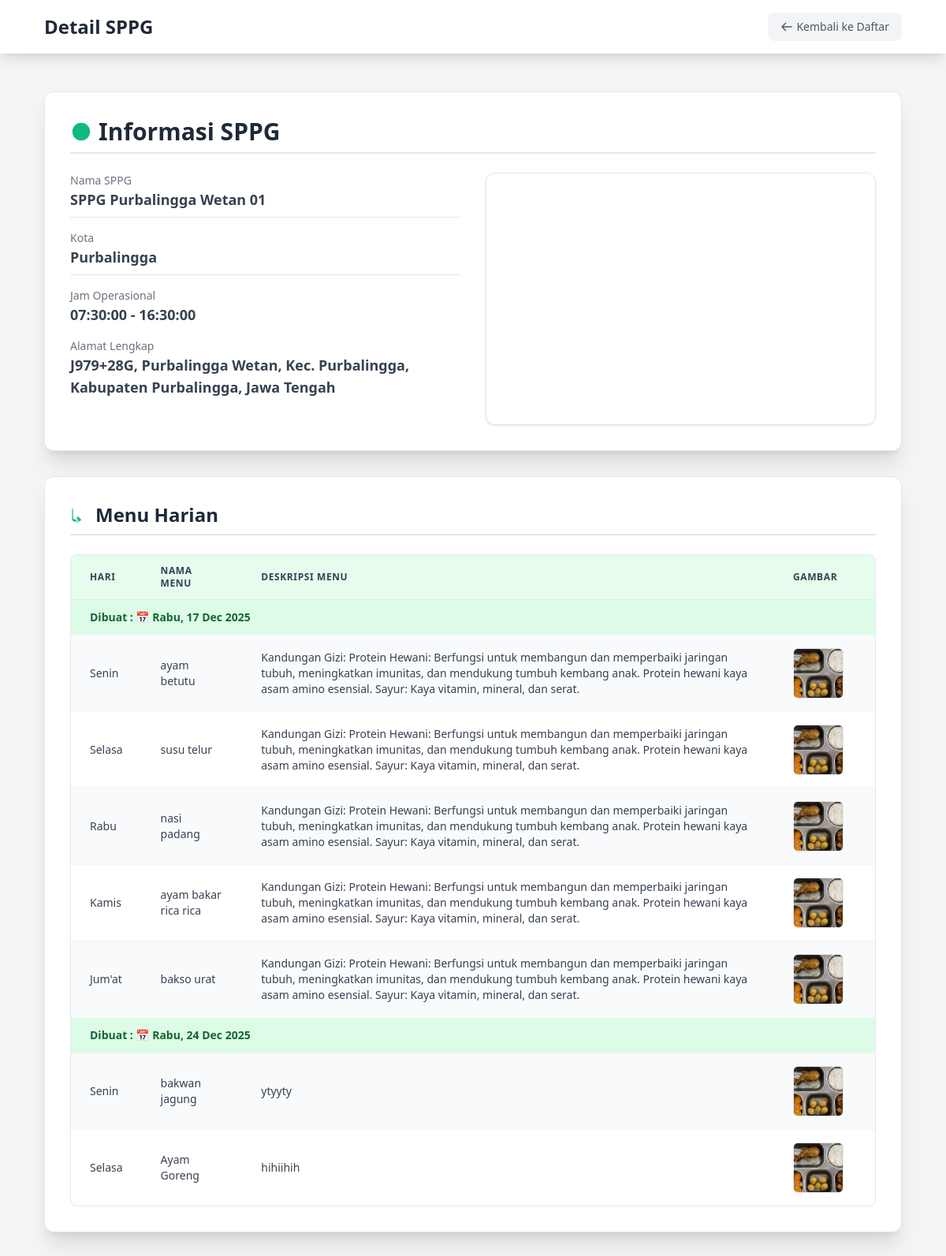
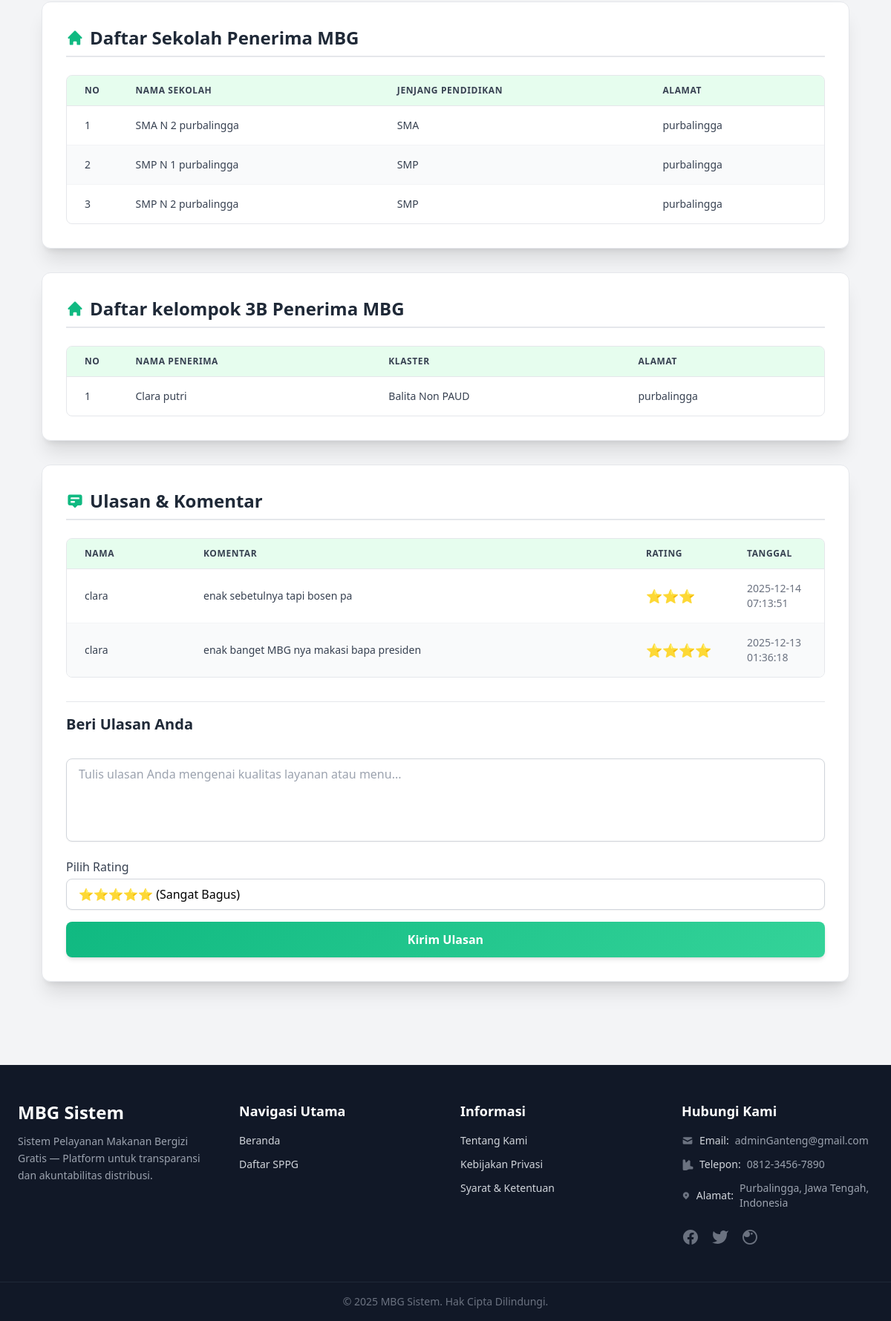
The app's page /User/detail_sppg.php?id=4 with its own data (2 pictures, top to bottom).
### tables this page shows
CREATE TABLE `sppg` (
  `id` int NOT NULL,
  `nama_sppg` varchar(255) NOT NULL,
  `alamat` text NOT NULL,
  `gmaps` text NOT NULL,
  `kota` varchar(100) NOT NULL,
  `jam_buka` time DEFAULT NULL,
  `jam_tutup` time DEFAULT NULL,
  `waktu` datetime NOT NULL
);

CREATE TABLE `menu_sppg` (
  `id` int NOT NULL,
  `sppg_id` int NOT NULL,
  `hari` int NOT NULL,
  `nama_menu` varchar(255) NOT NULL,
  `deskripsi_menu` text NOT NULL,
  `image` varchar(255) DEFAULT NULL,
  `waktu` datetime DEFAULT NULL,
  `tanggal` date DEFAULT NULL,
  `updated_at` datetime DEFAULT CURRENT_TIMESTAMP ON UPDATE CURRENT_TIMESTAMP
);

CREATE TABLE `sekolah` (
  `id` int NOT NULL,
  `sppg_id` int NOT NULL,
  `nama_sekolah` varchar(255) NOT NULL,
  `jenjang` enum('SD','SMP','SMA','PAUD') DEFAULT NULL,
  `alamat` text
);

CREATE TABLE `ibu_hamil` (
  `id` int NOT NULL,
  `sppg_id` int NOT NULL,
  `nama_ibu` varchar(255) NOT NULL,
  `klaster` int DEFAULT NULL,
  `alamat` text
);

CREATE TABLE `sppg_rating` (
  `id` int NOT NULL,
  `sppg_id` int NOT NULL,
  `user_id` int NOT NULL,
  `komentar` text NOT NULL,
  `rating` int NOT NULL,
  `tanggal` timestamp NULL DEFAULT CURRENT_TIMESTAMP
);

CREATE TABLE `users` (
  `id` int NOT NULL,
  `username` varchar(50) DEFAULT NULL,
  `password` varchar(255) DEFAULT NULL,
  `level` enum('admin','user','sppg') DEFAULT 'user',
  `sppg_id` int DEFAULT NULL
);

### User/detail_sppg.php (the view, shortened to what the rows shown need)
<?php
require_once "../config.php";
$idx = $_GET['id'];
$sql = "select * from sppg where id='$idx'";
$data = $db->query($sql);
$sppg_id = $_GET['id'];
?>
<!DOCTYPE html>
<html lang="id">
<head>
    <script src="https://cdn.tailwindcss.com"></script>
    <link rel="stylesheet" href="https://unpkg.com/aos@next/dist/aos.css" />
</head>
<body class="bg-gray-100 min-h-screen">
    <header class="bg-white shadow-lg py-4 sticky top-0 z-30">
        <div class="max-w-6xl mx-auto px-4 sm:px-6 lg:px-8 flex justify-between items-center">
            <h1 class="text-2xl font-bold text-gray-800">Detail SPPG</h1>
        </div>
    </header>
    <main class="max-w-6xl mx-auto px-4 sm:px-6 lg:px-8 py-12 space-y-8" data-aos="fade-right" data-aos-duration="1000">
        <?php
        foreach ($data as $d) {
            echo "
  <div class='bg-white p-8 rounded-xl shadow-xl border border-gray-200' >
    <h2 class='text-3xl font-extrabold text-gray-800 mb-6 border-b-2 border-green-main pb-2 flex items-center gap-2'>
      <svg xmlns='http://www.w3.org/2000/svg' class='w-7 h-7 text-green-main' viewBox='0 0 20 20' fill='currentColor'>
        <path fill-rule='evenodd' d='M18 10a8 8 0 11-16 0 8 8 0 0116 0z'/>
      </svg>
      Informasi SPPG
    </h2>
    <div class='grid grid-cols-1 md:grid-cols-2 gap-8'>
      <div class='space-y-4 text-gray-700'>
        <div>
          <p class='font-medium text-sm text-gray-500'>Nama SPPG</p>
          <p class='text-lg font-semibold border-b pb-2'>{$d['nama_sppg']}</p>
        </div>
        <div>
          <p class='font-medium text-sm text-gray-500'>Kota</p>
          <p class='text-lg font-semibold border-b pb-2'>{$d['kota']}</p>
        </div>
        <div>
          <p class='font-medium text-sm text-gray-500'>Jam Operasional</p>
          <p class='text-lg font-semibold'>
            {$d['jam_buka']} - {$d['jam_tutup']}
          </p>
        </div>
        <div>
          <p class='font-medium text-sm text-gray-500'>Alamat Lengkap</p>
          <p class='text-lg font-semibold'>{$d['alamat']}</p>
        </div>
      </div>
      <div class='w-full h-[320px] rounded-xl overflow-hidden border shadow'>
        <iframe
          class='w-full h-full'
          frameborder='0'
          src='https://www.google.com/maps?q=" . urlencode($d['alamat']) . "&output=embed'
          allowfullscreen>
        </iframe>
      </div>
    </div>
  </div>";
        }
        ?>
        <div class="bg-white p-8 rounded-xl shadow-xl border border-gray-200" data-aos="fade-right" data-aos-duration="1000">
            <h2 class="text-2xl font-bold text-gray-800 mb-6 border-b-2 border-green-main pb-2 flex items-center gap-2">
                Menu Harian
            </h2>
            <?php
            $sqlMenu = "select * from menu_sppg where sppg_id = '$sppg_id' order by tanggal ASC, hari ASC";
            $dataMenu = $db->query($sqlMenu);
            ?>
            <div class="overflow-x-auto rounded-lg border border-gray-200">
                <table class="min-w-full divide-y divide-gray-200">
                    <thead class="bg-green-100/70">
                        <tr>
                            <th class="py-3 px-6 text-left text-xs font-semibold text-gray-700 uppercase tracking-wider w-20">Hari</th>
                            <th class="py-3 px-6 text-left text-xs font-semibold text-gray-700 uppercase tracking-wider">Nama Menu</th>
                            <th class="py-3 px-6 text-left text-xs font-semibold text-gray-700 uppercase tracking-wider">Deskripsi Menu</th>
                            <th class="py-3 px-6 text-left text-xs font-semibold text-gray-700 uppercase tracking-wider w-32">Gambar</th>
                        </tr>
                    </thead>
                    <tbody class="divide-y divide-gray-100 text-sm text-gray-700">
                        <?php
                        if ($dataMenu->num_rows > 0) {
                            $lastTanggal = null;
                            foreach ($dataMenu as $m) {
                                if ($lastTanggal !== $m['tanggal']) {
                                    $hariIndo = [
                          'Monday'    => 'Senin',
                          'Tuesday'   => 'Selasa',
                          'Wednesday' => 'Rabu',
                          'Thursday'  => 'Kamis',
                          'Friday'    => 'Jumat',
                        ];
                        $h = $hariIndo[date('l', strtotime($m['tanggal']))];
                        echo "
                        <tr class='bg-green-100'>
                            <td colspan='4' class='px-6 py-3 font-bold text-green-800'>
                               Dibuat : 📅 $h, " . date('d M Y', strtotime($m['tanggal'])) . "
                            </td>
                        </tr>
                        ";
                                    $lastTanggal = $m['tanggal'];
                                }
                                if ($m['hari'] == 1) {
                                    $hari = "Senin";
                                } elseif ($m['hari'] == 2) {
                                    $hari = "Selasa";
                                } elseif ($m['hari'] == 3) {
                                    $hari = "Rabu";
                                } elseif ($m['hari'] == 4) {
                                    $hari = "Kamis";
                                } elseif ($m['hari'] == 5) {
                                    $hari = "Jum'at";
                                } else {
                                    $hari = "-";
                                }
                                echo "
    <tr class='even:bg-gray-50 hover:bg-green-50 transition duration-100'>
        <td class='py-4 px-6 font-medium'>{$hari}</td>
        <td class='py-4 px-6'>{$m['nama_menu']}</td>
        <td class='py-4 px-6'>{$m['deskripsi_menu']}</td>
        <td class='py-4 px-6'>
            <img src='../uploads/{$m['image']}' class='h-16 w-16 object-cover rounded-md border'>
        </td>
    </tr>
    ";
                            }
                        } else {
                            echo "<tr><td colspan='3' class='py-5 text-center text-gray-500 bg-gray-50'>Belum ada menu yang terdaftar untuk SPPG ini.</td></tr>";
                        }
                        ?>
                    </tbody>
                </table>
            </div>
        </div>
        <div class="bg-white p-8 rounded-xl shadow-xl border border-gray-200" data-aos="fade-right" data-aos-duration="1000">
            <h2 class="text-2xl font-bold text-gray-800 mb-6 border-b-2 border-green-main pb-2 flex items-center gap-2">
                Daftar Sekolah Penerima MBG
            </h2>
            <?php
            $sqlSek = "select * from sekolah WHERE sppg_id='$sppg_id'";
            $dataSek = $db->query($sqlSek);
            ?>
            <div class="overflow-x-auto rounded-lg border border-gray-200">
                <table class="min-w-full divide-y divide-gray-200">
                    <thead class="bg-green-100/70">
                        <tr>
                            <th class="py-3 px-6 text-left text-xs font-semibold text-gray-700 uppercase tracking-wider w-10">No</th>
                            <th class="py-3 px-6 text-left text-xs font-semibold text-gray-700 uppercase tracking-wider">Nama Sekolah</th>
                            <th class="py-3 px-6 text-left text-xs font-semibold text-gray-700 uppercase tracking-wider">Jenjang Pendidikan</th>
                            <th class="py-3 px-6 text-left text-xs font-semibold text-gray-700 uppercase tracking-wider">Alamat</th>
                        </tr>
                    </thead>
                    <tbody class="divide-y divide-gray-100 text-sm text-gray-700">
                        <?php
                        $no = 0;
                        if ($dataSek->num_rows > 0) {
                            foreach ($dataSek as $ds) {
                                $no++;
                                echo "
                                <tr class='even:bg-gray-50 hover:bg-green-50 transition duration-100'>
                                    <td class='py-4 px-6'>$no</td>
                                    <td class='py-4 px-6 font-medium'>{$ds['nama_sekolah']}</td>
                                    <td class='py-4 px-6'>{$ds['jenjang']}</td>
                                    <td class='py-4 px-6 max-w-xs'>{$ds['alamat']}</td>
                                </tr>
                                ";
                            }
                        } else {
                            echo "<tr><td colspan='4' class='py-5 text-center text-gray-500 bg-gray-50'>Belum ada sekolah penerima yang terdaftar.</td></tr>";
                        }
                        ?>
                    </tbody>
                </table>
            </div>
        </div>
        <div class="bg-white p-8 rounded-xl shadow-xl border border-gray-200" data-aos="fade-right" data-aos-duration="1000">
            <h2 class="text-2xl font-bold text-gray-800 mb-6 border-b-2 border-green-main pb-2 flex items-center gap-2">
                Daftar kelompok 3B Penerima MBG
            </h2>
            <?php
            $sql3b = "select * from ibu_hamil WHERE sppg_id='$sppg_id'";
            $data3b = $db->query($sql3b);
            ?>
            <div class="overflow-x-auto rounded-lg border border-gray-200">
                <table class="min-w-full divide-y divide-gray-200">
                    <thead class="bg-green-100/70">
                        <tr>
                            <th class="py-3 px-6 text-left text-xs font-semibold text-gray-700 uppercase tracking-wider w-10">No</th>
                            <th class="py-3 px-6 text-left text-xs font-semibold text-gray-700 uppercase tracking-wider">Nama Penerima</th>
                            <th class="py-3 px-6 text-left text-xs font-semibold text-gray-700 uppercase tracking-wider">Klaster</th>
                            <th class="py-3 px-6 text-left text-xs font-semibold text-gray-700 uppercase tracking-wider">Alamat</th>
                        </tr>
                    </thead>
                    <tbody class="divide-y divide-gray-100 text-sm text-gray-700">
                        <?php
                        $no = 0;
                        if ($data3b->num_rows > 0) {
                            foreach ($data3b as $c) {
                                $no++;
                                if ($c['klaster'] == 1) {
                                    $c['klaster'] = "Ibu Hamil";
                                } elseif ($c['klaster'] == 2) {
                                    $c['klaster'] = "Ibu Menyusui";
                                } elseif ($c['klaster'] == 3) {
                                    $c['klaster'] = "Balita Non PAUD";
                                }
                                echo "
                                <tr class='even:bg-gray-50 hover:bg-green-50 transition duration-100'>
                                    <td class='py-4 px-6'>$no</td>
                                    <td class='py-4 px-6 font-medium'>{$c['nama_ibu']}</td>
                                    <td class='py-4 px-6'>{$c['klaster']}</td>
                                    <td class='py-4 px-6 max-w-xs'>{$c['alamat']}</td>
                                </tr>
                                ";
                            }
                        } else {
                            echo "<tr><td colspan='4' class='py-5 text-center text-gray-500 bg-gray-50'>Belum ada kelompok 3B penerima yang terdaftar.</td></tr>";
                        }
                        ?>
                    </tbody>
                </table>
            </div>
        </div>
        <div class="bg-white p-8 rounded-xl shadow-xl border border-gray-200" data-aos="fade-right" data-aos-duration="1000">
            <h2 class="text-2xl font-bold text-gray-800 mb-6 border-b-2 border-green-main pb-2 flex items-center gap-2">
                Ulasan & Komentar
            </h2>
            <?php
            $sqlRat = "
SELECT
  sr.komentar,
  sr.rating,
  sr.tanggal,
  u.username AS nama
FROM sppg_rating sr
JOIN users u ON sr.user_id = u.id
WHERE sr.sppg_id = '$sppg_id'
ORDER BY sr.tanggal DESC
";
            $dataRat = $db->query($sqlRat);
            ?>
            <div class="overflow-x-auto rounded-lg border border-gray-200 mb-8">
                <table class="min-w-full divide-y divide-gray-200">
                    <thead class="bg-green-100/70">
                        <tr>
                            <th class="py-3 px-6 text-left text-xs font-semibold text-gray-700 uppercase tracking-wider w-40">Nama</th>
                            <th class="py-3 px-6 text-left text-xs font-semibold text-gray-700 uppercase tracking-wider">Komentar</th>
                            <th class="py-3 px-6 text-left text-xs font-semibold text-gray-700 uppercase tracking-wider w-32">Rating</th>
                            <th class="py-3 px-6 text-left text-xs font-semibold text-gray-700 uppercase tracking-wider w-32">Tanggal</th>
                        </tr>
                    </thead>
                    <tbody class="divide-y divide-gray-100 text-sm text-gray-700">
                        <?php
                        if ($dataRat->num_rows > 0) {
                            foreach ($dataRat as $dr) {
                                if ($dr['rating'] == 5) {
                                    $rating_stars = "⭐⭐⭐⭐⭐";
                                } elseif ($dr['rating'] == 4) {
                                    $rating_stars = "⭐⭐⭐⭐";
                                } elseif ($dr['rating'] == 3) {
                                    $rating_stars = "⭐⭐⭐";
                                } elseif ($dr['rating'] == 2) {
                                    $rating_stars = "⭐⭐";
                                } elseif ($dr['rating'] == 1) {
                                    $rating_stars = "⭐";
                                } else {
                                    $rating_stars = "";
                                }
                                echo "
                                <tr class='even:bg-gray-50 hover:bg-green-50 transition duration-100'>
                                    <td class='py-4 px-6 font-medium'>$dr[nama]</td>
                                    <td     class='py-4 px-6 max-w-md'>$dr[komentar]</td>
                                    <td class='py-4 px-6 text-lg'>$rating_stars</td>
                                    <td class='py-4 px-6 text-gray-500'>$dr[tanggal]</td>
                                </tr>
                                ";
                            }
                        } else {
                            echo "<tr><td colspan='4' class='py-5 text-center text-gray-500 bg-gray-50'>Belum ada ulasan untuk SPPG ini. Jadilah yang pertama!</td></tr>";
                        }
                        ?>
                    </tbody>
                </table>
            </div>
        </div>
    </main>
    <footer class="bg-gray-900 text-gray-300 mt-16">
        <div class="max-w-7xl mx-auto px-6 py-12 grid grid-cols-1 md:grid-cols-4 gap-10">
            <div class="md:col-span-1">
                <h2 class="text-2xl font-bold text-white mb-3">MBG Sistem</h2>
            </div>
        </div>
    </footer>
</body>
</html>

### records on screen
sppg: nama_sppg "SPPG Purbalingga Wetan 01", kota "Purbalingga", jam_buka "07:30:00", jam_tutup "16:30:00", alamat "J979+28G, Purbalingga Wetan, Kec. Purbalingga, Kabupaten Purbalingga, Jawa Tengah"
menu_sppg: tanggal "Rabu", tanggal "17 Dec 2025", hari "Senin", nama_menu "ayam betutu", deskripsi_menu "Kandungan Gizi: Protein Hewani: Berfungsi untuk membangun dan memperbaiki jaringan tubuh, meningkatkan imunitas, dan mendukung tumbuh kembang anak. Protein hewani kaya asam amino esensial. Sayur: Kaya vitamin, mineral, dan serat.", image (picture)
menu_sppg: hari "Selasa", nama_menu "susu telur", deskripsi_menu "Kandungan Gizi: Protein Hewani: Berfungsi untuk membangun dan memperbaiki jaringan tubuh, meningkatkan imunitas, dan mendukung tumbuh kembang anak. Protein hewani kaya asam amino esensial. Sayur: Kaya vitamin, mineral, dan serat.", image (picture)
menu_sppg: hari "Rabu", nama_menu "nasi padang", deskripsi_menu "Kandungan Gizi: Protein Hewani: Berfungsi untuk membangun dan memperbaiki jaringan tubuh, meningkatkan imunitas, dan mendukung tumbuh kembang anak. Protein hewani kaya asam amino esensial. Sayur: Kaya vitamin, mineral, dan serat.", image (picture)
menu_sppg: hari "Kamis", nama_menu "ayam bakar rica rica", deskripsi_menu "Kandungan Gizi: Protein Hewani: Berfungsi untuk membangun dan memperbaiki jaringan tubuh, meningkatkan imunitas, dan mendukung tumbuh kembang anak. Protein hewani kaya asam amino esensial. Sayur: Kaya vitamin, mineral, dan serat.", image (picture)
menu_sppg: hari "Jum'at", nama_menu "bakso urat", deskripsi_menu "Kandungan Gizi: Protein Hewani: Berfungsi untuk membangun dan memperbaiki jaringan tubuh, meningkatkan imunitas, dan mendukung tumbuh kembang anak. Protein hewani kaya asam amino esensial. Sayur: Kaya vitamin, mineral, dan serat.", image (picture)
menu_sppg: tanggal "Rabu", tanggal "24 Dec 2025", hari "Senin", nama_menu "bakwan jagung", deskripsi_menu "ytyyty", image (picture)
menu_sppg: hari "Selasa", nama_menu "Ayam Goreng", deskripsi_menu "hihiihih", image (picture)
sekolah: nama_sekolah "SMA N 2 purbalingga", jenjang "SMA", alamat "purbalingga"
sekolah: nama_sekolah "SMP N 1 purbalingga", jenjang "SMP", alamat "purbalingga"
sekolah: nama_sekolah "SMP N 2 purbalingga", jenjang "SMP", alamat "purbalingga"
ibu_hamil: nama_ibu "Clara putri", klaster "Balita Non PAUD", alamat "purbalingga"
sppg_rating: user.username "clara", komentar "enak sebetulnya tapi bosen pa", rating "⭐⭐⭐", tanggal "2025-12-14 07:13:51"
sppg_rating: user.username "clara", komentar "enak banget MBG nya makasi bapa presiden", rating "⭐⭐⭐⭐", tanggal "2025-12-13 01:36:18"
